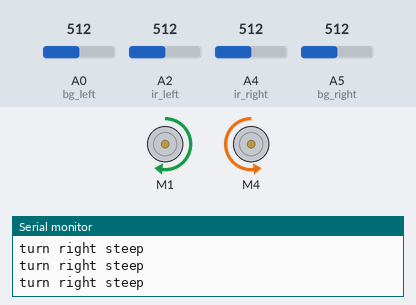
The sketch below on a simulated Arduino Uno, built with avr-gcc and run on an emulated ATmega328P. On the bench: 2 × DC motor (green arrow = forward, orange = backward, longer = faster), the last lines printed to the serial monitor. The test bench sets the inputs (shaded band); at power-on: A0 (bg_left) = 512, A5 (bg_right) = 512, A2 (ir_left) = 512, A4 (ir_right) = 512.

Above: at 1.3 s.
1.4 s: A0 (bg_left) set to 493
At 2.4 s:
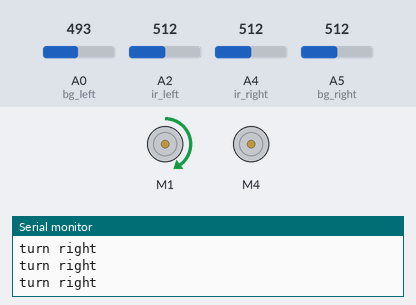
3.1 s: A5 (bg_right) set to 489
At 3.7 s:
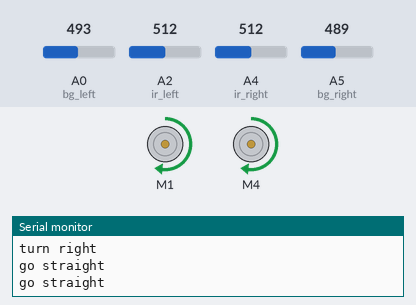
4.6 s: A2 (ir_left) set to 491
At 4.9 s:
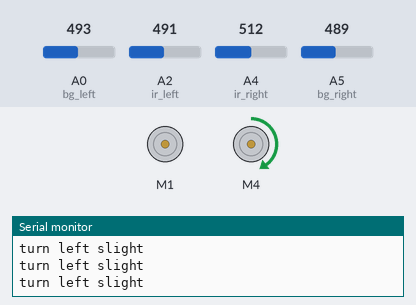
6.1 s: A5 (bg_right) set to 510
At 7.3 s:
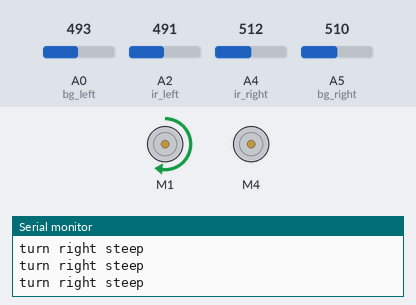
7.6 s: A2 (ir_left) set to 510
At 8.1 s:
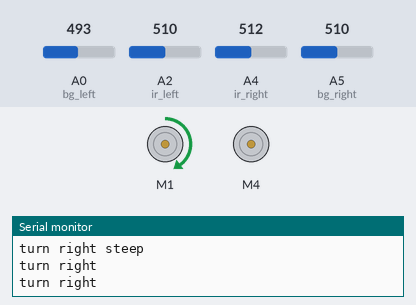
9.2 s: A2 (ir_left) set to 490
At 10.6 s:
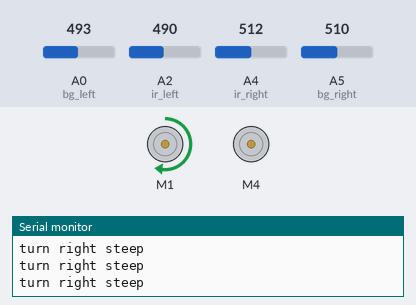
Timing chart, 0 to 11.7 s (numbered marks = the images above; inputs shaded):
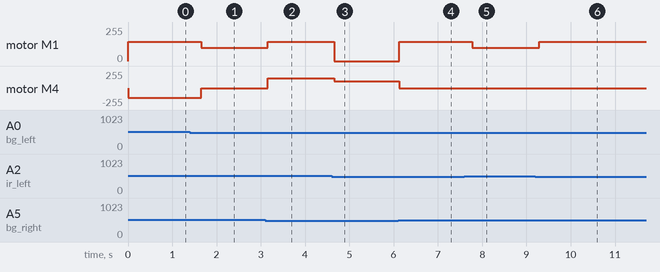

The sketch:

mazesolving.ino
```cpp
#include <AFMotor.h>

#define MAX_SPEED 145
#define MIN_SPEED 0

#define TURN_SPEED 100

#define THRESHOLD 500

#define bg_right A5
#define ir_right A4
#define ir_left A2
#define bg_left A0

AF_DCMotor motor1(1, MOTOR12_1KHZ);
AF_DCMotor motor2(4, MOTOR34_1KHZ);

boolean leftFlag = false;
boolean rightFlag = false;
boolean bgLeftFlag = false;
boolean bgRightFlag = false;

int leftSpeed = 0;
int rightSpeed = 0;

boolean isInBlackBackground = false;

boolean isRobotStarted = false;
boolean isStop = false;

void speedSet(int left, int right)
{
  motor1.setSpeed(left);
  motor2.setSpeed(right);
}

void halt()
{
  Serial.println("STOP");
  motor1.run(RELEASE);
  motor2.run(RELEASE);
}

void goSlow()
{
  Serial.println("go slow ");
  speedSet(TURN_SPEED,TURN_SPEED);
  motor1.run(FORWARD);
  motor2.run(FORWARD);
}

void uturn()
{
  Serial.println("turn right steep");
  speedSet(MAX_SPEED,MAX_SPEED);
  motor1.run(FORWARD);
  motor2.run(BACKWARD);

  delay(500);
}

boolean allWhiteBG()
{
  return ((bgLeftFlag) && (leftFlag) && (rightFlag) && (bgRightFlag));
}

void goStright()
{
  Serial.println("go straight ");
  speedSet(MAX_SPEED,MAX_SPEED);
  motor1.run(FORWARD);
  motor2.run(FORWARD);
  delay(250);
}

boolean isStrightOnWhiteBG()
{
  return ((!bgLeftFlag) && (!bgRightFlag) && ( (leftFlag) && (rightFlag)));
}

void turnRightSlight()
{
  Serial.println("turn right slight");
  speedSet(TURN_SPEED,MIN_SPEED);
  motor1.run(FORWARD);
}

boolean isSlightRightTurnOnWhiteBG()
{
  return ((!bgLeftFlag) && leftFlag && (!rightFlag) && (!bgRightFlag));
}

void turnLeftSlight()
{
  Serial.println("turn left slight");
  speedSet(MIN_SPEED,TURN_SPEED);
  motor2.run(FORWARD);
}

boolean isSlightLeftTurnOnWhiteBG()
{
  return ((!bgLeftFlag) && (!leftFlag) && rightFlag && (!bgRightFlag));
}

void turnRight()
{
  Serial.println("turn right ");
  speedSet(TURN_SPEED,MIN_SPEED);
  motor1.run(FORWARD);
  delay(250);
}

boolean isRightTurnOnWhiteBG()
{
  return ((!bgLeftFlag) && (rightFlag && leftFlag && bgRightFlag ));
}

void turnLeft()
{
  Serial.println("turn left ");
  speedSet(MIN_SPEED,TURN_SPEED);
  motor2.run(FORWARD);
  delay(250);
}

boolean isLeftTurnOnWhiteBG()
{
  return ((!bgRightFlag) && (rightFlag && leftFlag && bgLeftFlag));
}

void turnRightSteep()
{
  Serial.println("turn right steep");
  speedSet(MAX_SPEED,MIN_SPEED);
  motor1.run(FORWARD);
  delay(500);
}

boolean isSteepRightTurnOnWhiteBG()
{
  boolean steepTurn = false;
  if((!bgLeftFlag) && (!leftFlag) && (rightFlag && bgRightFlag))
  {
    steepTurn = true;
  }
  else if((!bgLeftFlag) && (!leftFlag) && (!rightFlag) && bgRightFlag)
  {
    steepTurn = true;
  }
  return steepTurn;
}

void turnLeftSteep()
{
  Serial.println("turn left steep");
  speedSet(MIN_SPEED,MAX_SPEED);
  motor2.run(FORWARD);
  delay(500);
}

boolean isSteepLeftTurnOnWhiteBG()
{
  boolean steepTurn = false;

  if((!bgRightFlag) && (!rightFlag) && (leftFlag && bgLeftFlag))
  {
    steepTurn = true;
  }
  else if((!bgRightFlag) && (!rightFlag) && (!leftFlag) && bgLeftFlag)
  {
    steepTurn = true;
  }
  return steepTurn;
}

void followLineOnWhiteBG()
{
  if(isSteepLeftTurnOnWhiteBG())
  {
    turnLeftSteep();
  }
  else if (isStrightOnWhiteBG())
  {
    goStright();
  }
  else if(isSteepRightTurnOnWhiteBG())
  {
    turnRightSteep();
  }
  else if (isLeftTurnOnWhiteBG())
  {
    turnLeft();
  }
  else if (isRightTurnOnWhiteBG())
  {
    turnRight();
  }
  else if (isSlightLeftTurnOnWhiteBG())
  {
    turnLeftSlight();
  }
  else if (isSlightRightTurnOnWhiteBG())
  {
    turnRightSlight();
  }
  else if (allWhiteBG())
  {
    uturn();
  }
}

boolean isStopDetected()
{
  if(!isInBlackBackground)
  {
    return false;
  }
  else
  {
    return false;
  }
}

boolean isStartDetected()
{
    if(!bgLeftFlag && !bgRightFlag && !leftFlag && !rightFlag)
    {
      return true;
    }
    else
    {
      return false;
    }
}

boolean isBlackBackground()
{
  if(!isInBlackBackground)
  {
      if(bgLeftFlag && bgRightFlag && ( (!leftFlag) && (!rightFlag)))
      {
        isInBlackBackground = true;
      }
  }

  return isInBlackBackground;
}

boolean isMiddleRightDetectorOnBlack()
{
  int sensorValue = analogRead(ir_right);

  if (sensorValue > THRESHOLD){
    return true;    //return true for black
  } else{
    return false;
  }
}

boolean isMiddleLeftDetectorOnBlack()
{
  int sensorValue = analogRead(ir_left);
  if (sensorValue > THRESHOLD){
    return true;    //return true for black
  } else{
    return false;
  }
}

boolean isBackgroundRightDetectorOnBlack()
{
  int sensorValue = analogRead(bg_right);

  if (sensorValue > THRESHOLD){
    return true;    //return true for black
  } else{
    return false;
  }
}

boolean isBackgroundLeftDetectorOnBlack()
{
  int sensorValue = analogRead(bg_left);

  if (sensorValue > THRESHOLD){
    return true;    //return true for black
  } else{
    return false;
  }
}

void checkStatus()
{
    bgLeftFlag = isBackgroundLeftDetectorOnBlack();
    bgRightFlag = isBackgroundRightDetectorOnBlack();
    leftFlag = isMiddleLeftDetectorOnBlack();
    rightFlag = isMiddleRightDetectorOnBlack();

    isInBlackBackground = isBlackBackground();

    if(!isRobotStarted)
    {
      isRobotStarted = isStartDetected();
    }

    if(!isStop)
    {
      isStop = isStopDetected();
    }
}

void loop()
{
  checkStatus();

  if(!isStop)
  {
    followLineOnWhiteBG();
  }
  else
  {
    halt();
  }

  delay(50);
}

void setup()
{
  Serial.begin(9600);

  pinMode(ir_left, INPUT);
  pinMode(ir_right, INPUT);
  pinMode(bg_left, INPUT);
  pinMode(bg_right, INPUT);

  leftSpeed = TURN_SPEED;
  rightSpeed = TURN_SPEED;
}
```

Measured:
- the behaviour switches between 501 and 500 on A0 (bg_left) (found by bisection; images 0 and 1)
- the behaviour switches between 501 and 500 on A5 (bg_right) (found by bisection; images 1 and 2)
- the behaviour switches between 501 and 500 on A2 (ir_left) (found by bisection; images 2 and 3)
- after the input at 1.4 s, motor M1: forward 145/255 → forward 100/255 after 0.25 s; motor M4: backward 145/255 → stopped after 0.25 s
- after the input at 3.1 s, motor M1: forward 100/255 → forward 145/255 after 0.06 s; motor M4: stopped → forward 145/255 after 0.06 s
- after the input at 4.6 s, motor M1: forward 145/255 → stopped after 0.06 s; motor M4: forward 145/255 → forward 100/255 after 0.06 s
- after the input at 6.1 s, motor M1: stopped → forward 145/255 at once; motor M4: forward 100/255 → stopped at once
- after the input at 7.6 s, motor M1: forward 145/255 → forward 100/255 after 0.18 s
- after the input at 9.2 s, motor M1: forward 100/255 → forward 145/255 after 0.08 s
